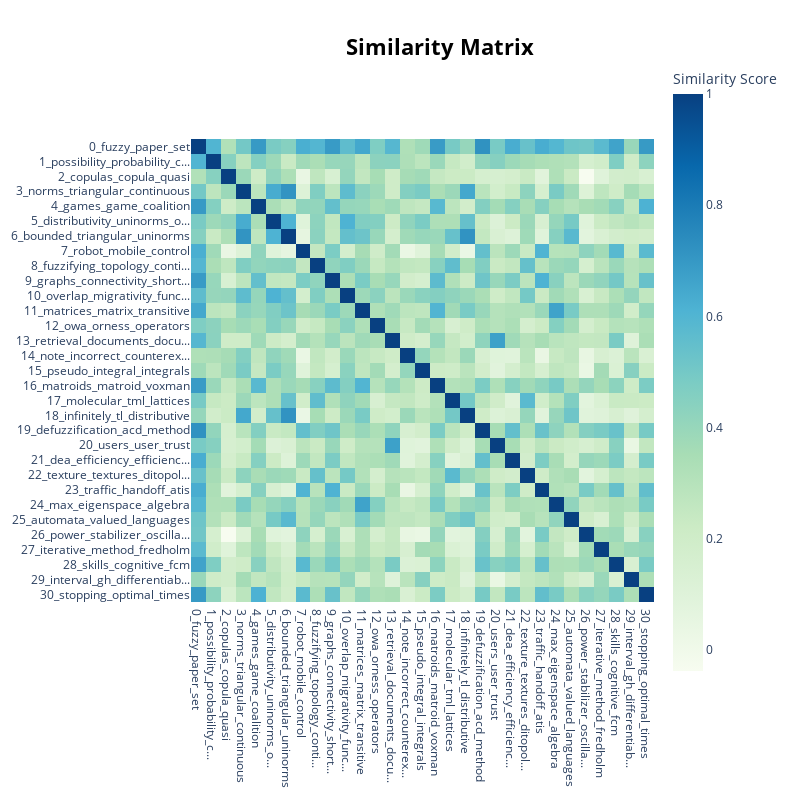

The cell this chart's notebook holds for it:
### Code cell
hm_img = topic_model.visualize_heatmap()
hm_img.show()
hm_img.write_image("plt\\heatmap.png")

### Figure 1 — Plotly figure (JSON) as saved in the notebook; plotly's stock layout.template omitted (floating-point values rounded to 4 significant figures; data arrays with more than 128 entries replaced by an {"elided": "..."} marker saying what was removed)
{"data": [{"coloraxis": "coloraxis", "name": "0", "x": ["0_fuzzy_paper_set", "1_possibility_probability_c...", "2_copulas_copula_quasi", "3_norms_triangular_continuous", "4_games_game_coalition", "5_distributivity_uninorms_o...", "6_bounded_triangular_uninorms", "7_robot_mobile_control", "8_fuzzifying_topology_conti...", "9_graphs_connectivity_short...", "10_overlap_migrativity_func...", "11_matrices_matrix_transitive", "12_owa_orness_operators", "13_retrieval_documents_docu...", "14_note_incorrect_counterex...", "15_pseudo_integral_integrals", "16_matroids_matroid_voxman", "17_molecular_tml_lattices", "18_infinitely_tl_distributive", "19_defuzzification_acd_method", "20_users_user_trust", "21_dea_efficiency_efficienc...", "22_texture_textures_ditopol...", "23_traffic_handoff_atis", "24_max_eigenspace_algebra", "25_automata_valued_languages", "26_power_stabilizer_oscilla...", "27_iterative_method_fredholm", "28_skills_cognitive_fcm", "29_interval_gh_differentiab...", "30_stopping_optimal_times"], "y": ["0_fuzzy_paper_set", "1_possibility_probability_c...", "2_copulas_copula_quasi", "3_norms_triangular_continuous", "4_games_game_coalition", "5_distributivity_uninorms_o...", "6_bounded_triangular_uninorms", "7_robot_mobile_control", "8_fuzzifying_topology_conti...", "9_graphs_connectivity_short...", "10_overlap_migrativity_func...", "11_matrices_matrix_transitive", "12_owa_orness_operators", "13_retrieval_documents_docu...", "14_note_incorrect_counterex...", "15_pseudo_integral_integrals", "16_matroids_matroid_voxman", "17_molecular_tml_lattices", "18_infinitely_tl_distributive", "19_defuzzification_acd_method", "20_users_user_trust", "21_dea_efficiency_efficienc...", "22_texture_textures_ditopol...", "23_traffic_handoff_atis", "24_max_eigenspace_algebra", "25_automata_valued_languages", "26_power_stabilizer_oscilla...", "27_iterative_method_fredholm", "28_skills_cognitive_fcm", "29_interval_gh_differentiab...", "30_stopping_optimal_times"], "z": {"elided": "31x31 float values"}, "type": "heatmap", "xaxis": "x", "yaxis": "y", "hovertemplate": "x: %{x}<br>y: %{y}<br>Similarity Score: %{z}<extra></extra>"}], "layout": {"xaxis": {"anchor": "y", "domain": [0.0, 1.0], "scaleanchor": "y", "constrain": "domain"}, "yaxis": {"anchor": "x", "domain": [0.0, 1.0], "autorange": "reversed", "constrain": "domain"}, "coloraxis": {"colorbar": {"title": {"text": "Similarity Score"}}, "colorscale": [[0.0, "rgb(247,252,240)"], [0.125, "rgb(224,243,219)"], [0.25, "rgb(204,235,197)"], [0.375, "rgb(168,221,181)"], [0.5, "rgb(123,204,196)"], [0.625, "rgb(78,179,211)"], [0.75, "rgb(43,140,190)"], [0.875, "rgb(8,104,172)"], [1.0, "rgb(8,64,129)"]]}, "margin": {"t": 60}, "title": {"font": {"size": 22, "color": "Black"}, "text": "<b>Similarity Matrix</b>", "y": 0.95, "x": 0.55, "xanchor": "center", "yanchor": "top"}, "hoverlabel": {"font": {"size": 16, "family": "Rockwell"}, "bgcolor": "white"}, "width": 800, "height": 800, "showlegend": true, "legend": {"title": {"text": "Trend"}}}}
